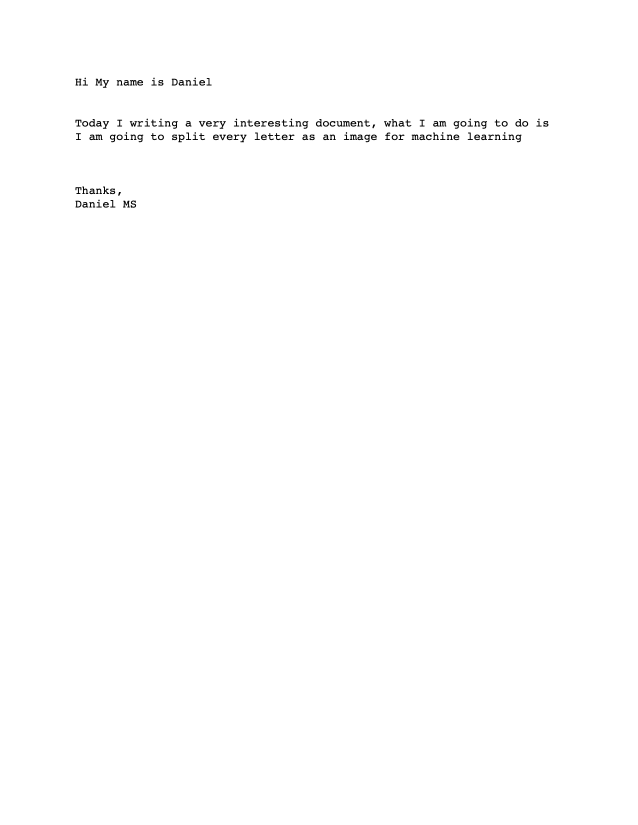
#> input picture sample2.png, 1275 x 1650 px (shown at 1/2 size)
$ python imgProc3.py   (Python 2 division)
#> lines starting #> are read from the running program, lines starting #| are printed output that depends on the picture
from PIL import Image
import glob
import numpy as np
import matplotlib.pyplot as plt
from skimage.transform import resize
from sklearn import neural_network, utils, discriminant_analysis
from sklearn.neighbors import KNeighborsClassifier

import cv2
import pickle


all_lines = []
line = []

im = Image.open('sample2.png').convert('L')
a = np.asarray(im)


for row in a:
    if np.sum(255-row) > 0:
        line.append(row)
    else:
        if line != []:
            all_lines.append(np.array(line))
            line = []
#> after the loop, all_lines = 5 items; line = []

all_letters = []
letter = []

for l in all_lines:
    for col in l.T:
        if 500 < np.sum(255-col)  :
            letter.append(col)

        else:
            if letter != []:
                let = np.array(letter).T

                w = let.shape[0]
                h = let.shape[1]


                if(w>h):
                    s = w + w/10

                else:
                    s = h + h/10

                let_fin = np.zeros((s, s))+255

                cw = (let_fin.shape[0] - w)/2
                ch = (let_fin.shape[1] - h)/2


                let_fin[cw:cw+w,ch:ch+h] = let


                # [4 lines of commented-out code are left out]


                all_letters.append(resize(let_fin,(60,60)))
                letter = []
#> this loop made 5 passes
#> after the loop, all_letters = 140 items; ch = 3; cw = 0; h = 11; letter = []; s = 18; w = 17


plt.figure()
ln = len(all_letters)
#> ln = 140

flat = []
print "starting..."
for i in range(0,ln):
    p = plt.subplot(10, ln/10 + 1, i+1)


    new = cv2.resize(all_letters[i], (60, 60), interpolation=4)

    flat.append(255-new.reshape(3600,))
    plt.imshow(255-new.reshape(3600,).reshape(60,60),cmap='Greys')
    p.axes.get_xaxis().set_visible(False)
    p.axes.get_yaxis().set_visible(False)
#> this loop made 140 passes
#> pass 1, `new = cv2.resize(all_letters[i], (60, 60), interpolation=4)`:
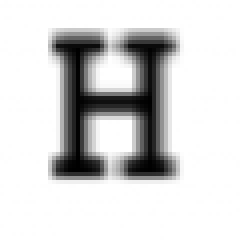
#> new: shape (60, 60) float64 (shown 4 times larger); min 0.0521, max 255, mean 213.9
#> pass 2, `new = cv2.resize(all_letters[i], (60, 60), interpolation=4)`:
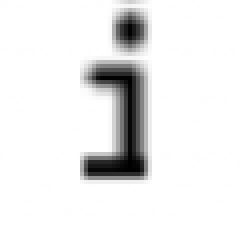
#> new: shape (60, 60) float64 (shown 4 times larger); min 0.174, max 255, mean 235.3
#> pass 3, `new = cv2.resize(all_letters[i], (60, 60), interpolation=4)`:
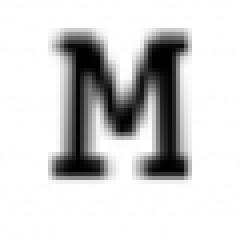
#> new: shape (60, 60) float64 (shown 4 times larger); min 0, max 255, mean 209.9
#> after the loop:
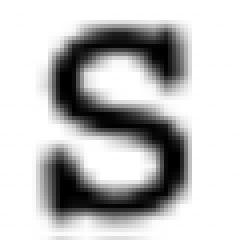
#> new: shape (60, 60) float64 (shown 4 times larger); min 0, max 255, mean 192.9
#> after the loop, flat = 140 items


flat = np.array(flat)
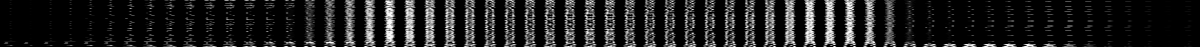
#> flat: shape (140, 3600) float64 (shown at 1/3 size); min 0, max 255, mean 31.5


l = ['a','b','c','d','e','f','g','h','i',
        'j','k','l','m','n','o','p','q','r','s',
        't','u','v','w','x','y','z','A','B',"C",
        "D","E","F","G","H","I","J",'K','L','M',
        'N','O','P','Q','R','S','T','U','V','W',
        'X','Y','Z','1',"2","3","4","5","6","7",
        "8","9","0",",",";",":","?","!",".","@",
        "#","$","%","&","(",")","{","}","[","]"]

#> (the run stopped early here; a loop or call above may not have finished)

$ run again, with orginal.png copied over sample2.png
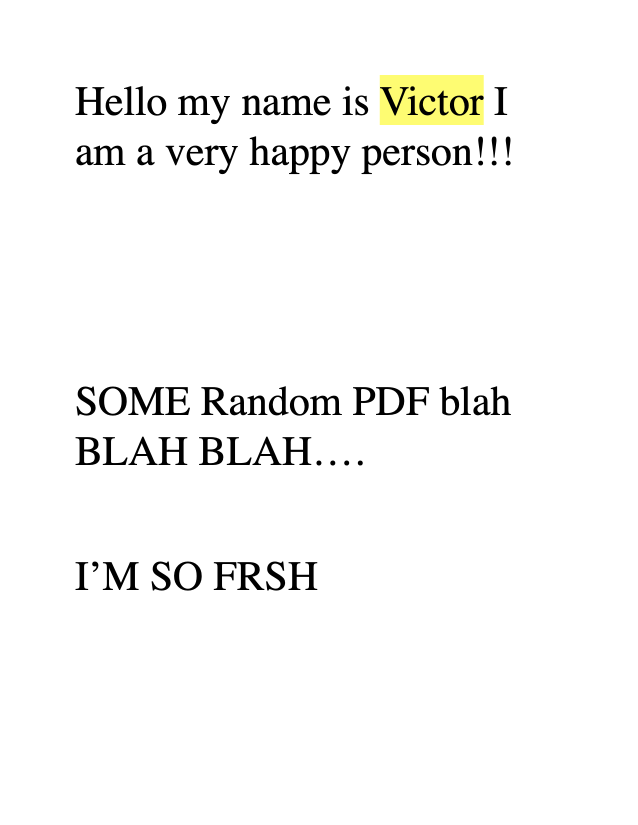
#> input picture orginal.png, 1275 x 1650 px (shown at 1/2 size)
#> after the loop `for row in a:`: all_lines = 5 items; line = []
#> the loop `for l in all_lines:` made 5 passes
#> after the loop `for l in all_lines:`:
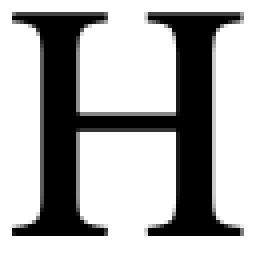
#> let_fin: shape (64, 64) float64 (shown 4 times larger); min 0, max 255, mean 173.7
#> after the loop `for l in all_lines:`: all_letters = 70 items; ch = 3; cw = 2; h = 58; letter = []; s = 64; w = 59
#> ln = 70
#> after the loop `for i in range(0,ln):`:
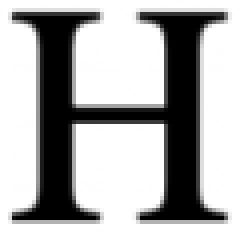
#> new: shape (60, 60) float64 (shown 4 times larger); min 0, max 255, mean 173.6
#> after the loop `for i in range(0,ln):`: flat = 70 items
